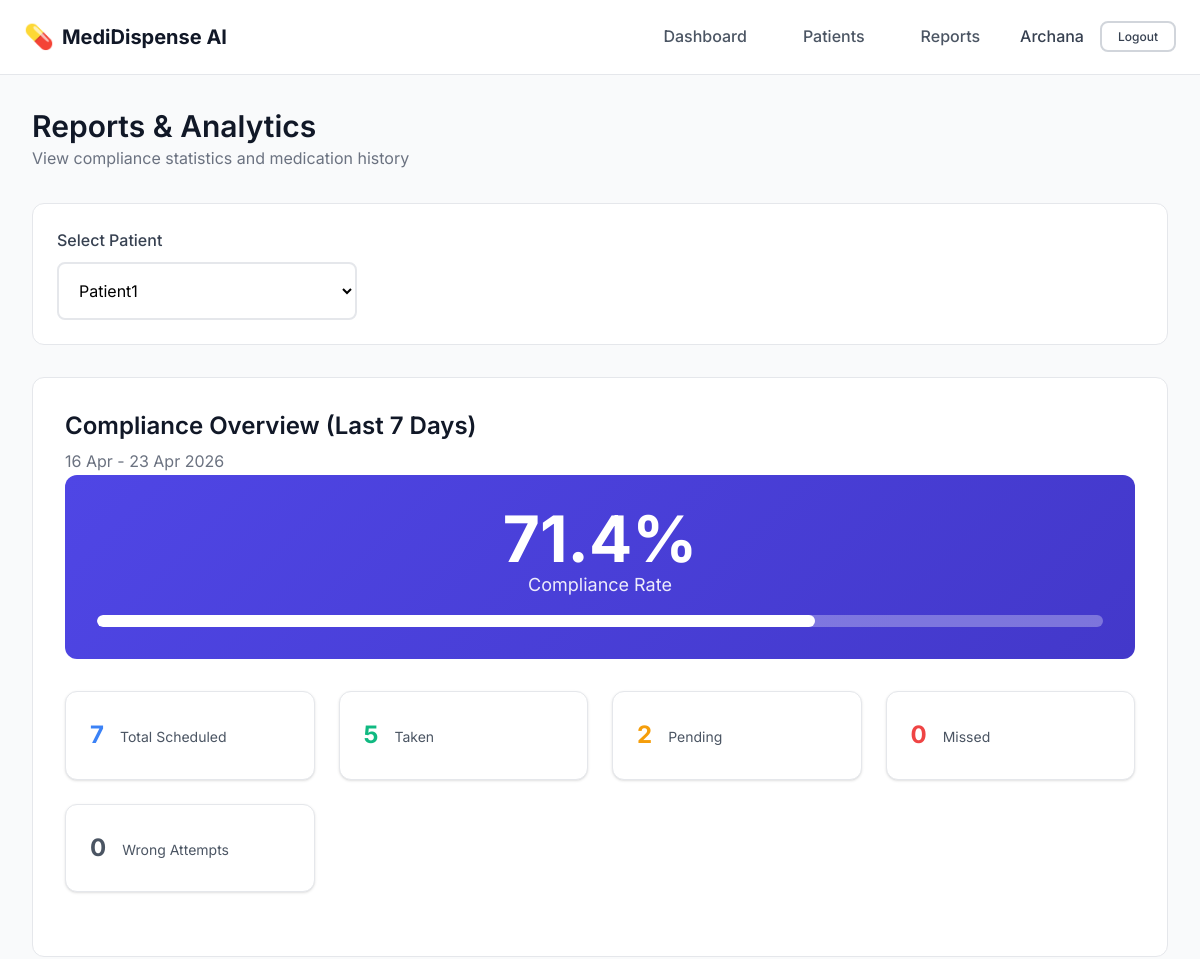
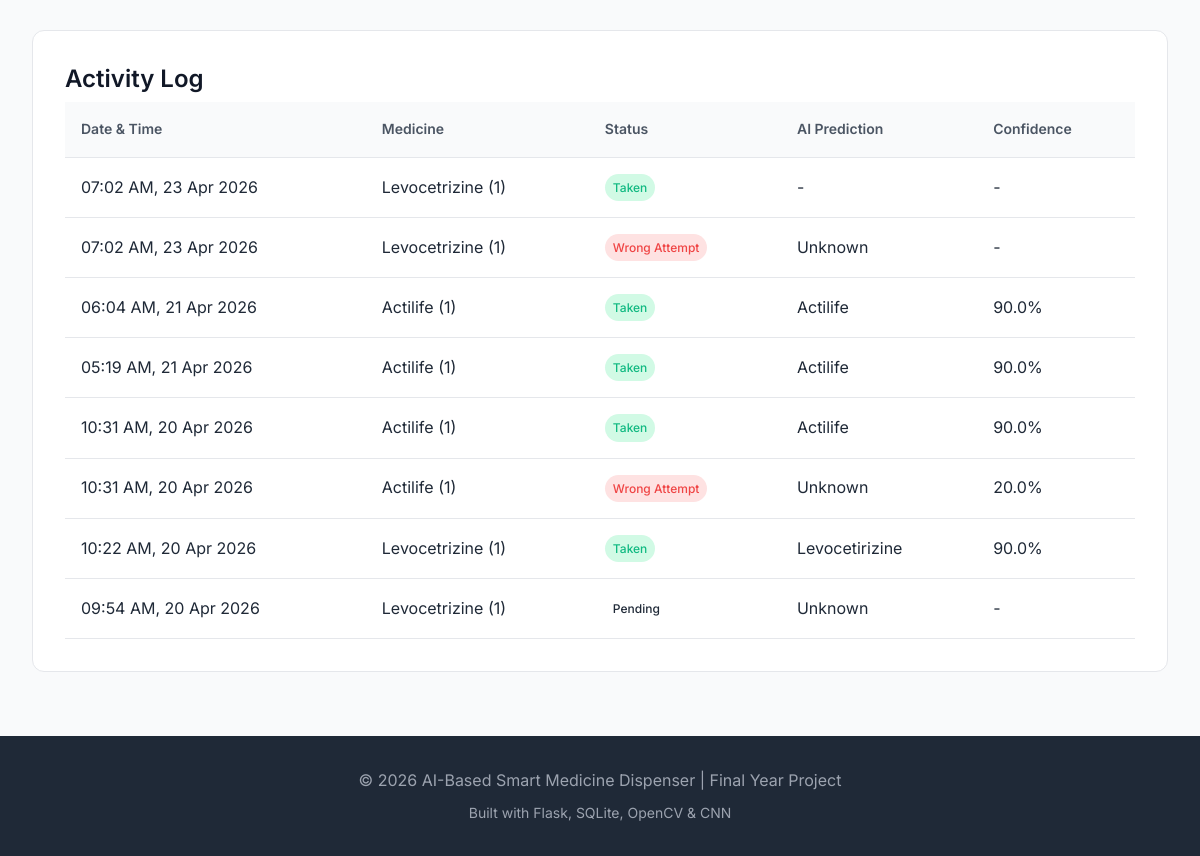
/caretaker/reports (signed in), run on the app's committed database (2 pictures, top to bottom).
### models/caretaker.py (models this page shows, shortened)
class Caretaker(UserMixin, db.Model):
    __tablename__ = 'caretakers'
    id = db.Column(db.Integer, primary_key=True)
    name = db.Column(db.String(100), nullable=False)
    email = db.Column(db.String(120), unique=True, nullable=False)
    password_hash = db.Column(db.String(256), nullable=False)
    phone = db.Column(db.String(20), nullable=True)
    created_at = db.Column(db.DateTime, default=datetime.utcnow)
    patients = db.relationship('Patient', backref='caretaker', lazy='dynamic')

### models/log.py (models this page shows, shortened)
class Log(db.Model):
    __tablename__ = 'logs'
    id = db.Column(db.Integer, primary_key=True)
    patient_id = db.Column(db.Integer, db.ForeignKey('patients.id'), nullable=False)
    medicine_id = db.Column(db.Integer, db.ForeignKey('medicines.id'), nullable=False)
    schedule_id = db.Column(db.Integer, db.ForeignKey('schedules.id'), nullable=True)
    scheduled_time = db.Column(db.DateTime, nullable=True)
    action_time = db.Column(db.DateTime, default=datetime.utcnow)
    status = db.Column(db.String(20), nullable=False)
    predicted_medicine = db.Column(db.String(100), nullable=True)
    confidence_score = db.Column(db.Float, nullable=True)
    captured_image_path = db.Column(db.String(255), nullable=True)
    notes = db.Column(db.Text, nullable=True)
    LOG_STATUS = {
        'taken': 'success',
        'missed': 'warning',
        'wrong_attempt': 'danger',
        'verified': 'info'
    }
    def get_status_class(self):
        return self.LOG_STATUS.get(self.status, 'secondary')
    def get_time_display(self):
        return self.action_time.strftime('%I:%M %p, %d %b %Y')

### models/medicine.py (models this page shows, shortened)
class Medicine(db.Model):
    __tablename__ = 'medicines'
    id = db.Column(db.Integer, primary_key=True)
    patient_id = db.Column(db.Integer, db.ForeignKey('patients.id'), nullable=False)
    name = db.Column(db.String(100), nullable=False)
    dosage = db.Column(db.String(50), nullable=False)  # e.g., "500mg", "10ml"
    frequency = db.Column(db.String(50), nullable=False)  # e.g., "Once daily", "Twice daily"
    instructions = db.Column(db.Text, nullable=True)  # Special instructions
    morning = db.Column(db.Boolean, default=False)
    morning_time = db.Column(db.Time, default=time(8, 0))
    afternoon = db.Column(db.Boolean, default=False)
    afternoon_time = db.Column(db.Time, default=time(13, 0))
    evening = db.Column(db.Boolean, default=False)
    evening_time = db.Column(db.Time, default=time(18, 0))
    night = db.Column(db.Boolean, default=False)
    night_time = db.Column(db.Time, default=time(21, 0))
    is_active = db.Column(db.Boolean, default=True)
    created_at = db.Column(db.DateTime, default=datetime.utcnow)
    images = db.relationship('TabletImage', backref='medicine', lazy='dynamic')
    schedules = db.relationship('Schedule', backref='medicine', lazy='dynamic')
    logs = db.relationship('Log', backref='medicine', lazy='dynamic')

### routes/caretaker.py (the view)
@caretaker_bp.route('/reports')
@login_required
def reports():
    patients = Patient.query.filter_by(caretaker_id=current_user.id, is_active=True).all()
    patient_id = request.args.get('patient_id', type=int)
    selected_patient = None
    report_data = None
    if patient_id:
        selected_patient = Patient.query.filter_by(
            id=patient_id, caretaker_id=current_user.id
        ).first()
    elif patients:
        selected_patient = patients[0]
        patient_id = selected_patient.id
    if selected_patient:
        end_date = date.today()
        start_date = end_date - timedelta(days=7)
        schedules = Schedule.query.filter(
            Schedule.patient_id == patient_id,
            Schedule.scheduled_date >= start_date,
            Schedule.scheduled_date <= end_date
        ).all()
        total = len(schedules)
        taken = sum(1 for s in schedules if s.status == 'taken')
        missed = sum(1 for s in schedules if s.status == 'missed')
        wrong = sum(1 for s in schedules if s.status == 'wrong_attempt')
        pending = sum(1 for s in schedules if s.status == 'pending')
        compliance_rate = (taken / total * 100) if total > 0 else 0
        report_data = {
            'total': total,
            'taken': taken,
            'missed': missed,
            'wrong': wrong,
            'pending': pending,
            'compliance_rate': round(compliance_rate, 1),
            'start_date': start_date,
            'end_date': end_date
        }
        logs = Log.query.filter(
            Log.patient_id == patient_id,
            Log.action_time >= datetime.combine(start_date, datetime.min.time())
        ).order_by(Log.action_time.desc()).all()
        report_data['logs'] = logs
    return render_template('caretaker/reports.html',
                         patients=patients,
                         selected_patient=selected_patient,
                         report_data=report_data)

### templates/caretaker/reports.html (shortened to what this page needs)
{% extends 'base.html' %}
{% block content %}
<div class="page-container">
    <div class="page-header">
        <div>
            <h1>Reports & Analytics</h1>
            <p class="text-muted">View compliance statistics and medication history</p>
        </div>
    </div>
    <div class="filter-bar">
        <form method="GET" action="{{ url_for('caretaker.reports') }}" class="filter-form">
            <div class="form-group">
                <label for="patient_id">Select Patient</label>
                <select name="patient_id" id="patient_id" class="form-input" onchange="this.form.submit()">
                    {% for patient in patients %}
                    <option value="{{ patient.id }}" {% if selected_patient and selected_patient.id==patient.id
                        %}selected{% endif %}>
                        {{ patient.name }}
                    </option>
                    {% endfor %}
                </select>
            </div>
        </form>
    </div>
    {% if selected_patient and report_data %}
    <div class="report-section">
        <h2>Compliance Overview (Last 7 Days)</h2>
        <p class="text-muted">{{ report_data.start_date.strftime('%d %b') }} - {{ report_data.end_date.strftime('%d %b
            %Y') }}</p>
        <div class="compliance-cards">
            <div class="compliance-card primary">
                <div class="compliance-value">{{ report_data.compliance_rate }}%</div>
                <div class="compliance-label">Compliance Rate</div>
                <div class="compliance-bar-large">
                    <div class="bar-fill" style="width: {{ report_data.compliance_rate }}%"></div>
                </div>
            </div>
        </div>
        <div class="stats-row">
            <div class="stat-card stat-info">
                <div class="stat-value">{{ report_data.total }}</div>
                <div class="stat-label">Total Scheduled</div>
            </div>
            <div class="stat-card stat-success">
                <div class="stat-value">{{ report_data.taken }}</div>
                <div class="stat-label">Taken</div>
            </div>
            <div class="stat-card stat-warning">
                <div class="stat-value">{{ report_data.pending }}</div>
                <div class="stat-label">Pending</div>
            </div>
            <div class="stat-card stat-danger">
                <div class="stat-value">{{ report_data.missed }}</div>
                <div class="stat-label">Missed</div>
            </div>
            <div class="stat-card stat-secondary">
                <div class="stat-value">{{ report_data.wrong }}</div>
                <div class="stat-label">Wrong Attempts</div>
            </div>
        </div>
    </div>
    <div class="report-section">
        <h2>Activity Log</h2>
        {% if report_data.logs %}
        <div class="activity-table">
            <table>
                <thead>
                    <tr>
                        <th>Date & Time</th>
                        <th>Medicine</th>
                        <th>Status</th>
                        <th>AI Prediction</th>
                        <th>Confidence</th>
                    </tr>
                </thead>
                <tbody>
                    {% for log in report_data.logs %}
                    <tr>
                        <td>{{ log.get_time_display() }}</td>
                        <td>{{ log.medicine.name }} ({{ log.medicine.dosage }})</td>
                        <td>
                            <span class="badge badge-{{ log.get_status_class() }}">
                                {{ log.status.replace('_', ' ').title() }}
                            </span>
                        </td>
                        <td>{{ log.predicted_medicine or '-' }}</td>
                        <td>
                            {% if log.confidence_score %}
                            {{ (log.confidence_score * 100)|round(1) }}%
                            {% else %}
                            -
                            {% endif %}
                        </td>
                    </tr>
                    {% endfor %}
                </tbody>
            </table>
        </div>
        {% else %}
        <div class="empty-state">
            <p>No activity recorded for this period</p>
        </div>
        {% endif %}
    </div>
    {% else %}
    <div class="empty-state large">
        <div class="empty-icon">📊</div>
        <p>Select a patient to view reports</p>
    </div>
    {% endif %}
</div>
{% endblock %}

### templates/base.html (shortened to what this page needs)
<!DOCTYPE html>
<html lang="en">
<head>
    <link rel="stylesheet" href="{{ url_for('static', filename='css/style.css') }}">
</head>
<body>
    <nav class="navbar">
        <div class="nav-container">
            <a href="{{ url_for('main.index') }}" class="nav-brand">
                <span class="nav-icon">💊</span>
                <span class="nav-title">MediDispense AI</span>
            </a>
            <div class="nav-links">
                {% if current_user.is_authenticated %}
                    <a href="{{ url_for('caretaker.dashboard') }}" class="nav-link">Dashboard</a>
                    <a href="{{ url_for('caretaker.patients') }}" class="nav-link">Patients</a>
                    <a href="{{ url_for('caretaker.reports') }}" class="nav-link">Reports</a>
                    <div class="nav-user">
                        <span class="user-name">{{ current_user.name }}</span>
                        <a href="{{ url_for('caretaker.logout') }}" class="btn btn-outline btn-sm">Logout</a>
                    </div>
                {% else %}
                    <a href="{{ url_for('patient.login') }}" class="nav-link">Patient Portal</a>
                    <a href="{{ url_for('caretaker.login') }}" class="btn btn-primary btn-sm">Caretaker Login</a>
                {% endif %}
            </div>
        </div>
    </nav>
    <main class="main-content">
        {% block content %}{% endblock %}
    </main>
    <footer class="footer">
        <div class="footer-content">
            <p>&copy; 2026 AI-Based Smart Medicine Dispenser | Final Year Project</p>
            <p class="footer-tech">Built with Flask, SQLite, OpenCV & CNN</p>
        </div>
    </footer>
</body>
</html>

### data on the page
Caretaker: name "Archana"
Log: time "07:02 AM, 23 Apr 2026", medicine.name "Levocetrizine", medicine.dosage "1", status.replace "Taken", predicted_medicine "-"
Log: time "07:02 AM, 23 Apr 2026", medicine.name "Levocetrizine", medicine.dosage "1", status.replace "Wrong Attempt", predicted_medicine "Unknown"
Log: time "06:04 AM, 21 Apr 2026", medicine.name "Actilife", medicine.dosage "1", status.replace "Taken", predicted_medicine "Actilife", (log.confidence_score*100)|round(1) "90.0"
Log: time "05:19 AM, 21 Apr 2026", medicine.name "Actilife", medicine.dosage "1", status.replace "Taken", predicted_medicine "Actilife", (log.confidence_score*100)|round(1) "90.0"
Log: time "10:31 AM, 20 Apr 2026", medicine.name "Actilife", medicine.dosage "1", status.replace "Taken", predicted_medicine "Actilife", (log.confidence_score*100)|round(1) "90.0"
Log: time "10:31 AM, 20 Apr 2026", medicine.name "Actilife", medicine.dosage "1", status.replace "Wrong Attempt", predicted_medicine "Unknown", (log.confidence_score*100)|round(1) "20.0"
Log: time "10:22 AM, 20 Apr 2026", medicine.name "Levocetrizine", medicine.dosage "1", status.replace "Taken", predicted_medicine "Levocetirizine", (log.confidence_score*100)|round(1) "90.0"
Log: time "09:54 AM, 20 Apr 2026", medicine.name "Levocetrizine", medicine.dosage "1", status.replace "Pending", predicted_medicine "Unknown"

### other printed values
{{ report_data.start_date.strftime('%d %b') }} "16 Apr"
{{ report_data.end_date.strftime('%d %b
            %Y') }} "23 Apr 2026"
{{ report_data.compliance_rate }} "71.4"
{{ report_data.total }} "7"
{{ report_data.taken }} "5"
{{ report_data.pending }} "2"
{{ report_data.missed }} "0"
{{ report_data.wrong }} "0"
form field patient_id "Patient1"
